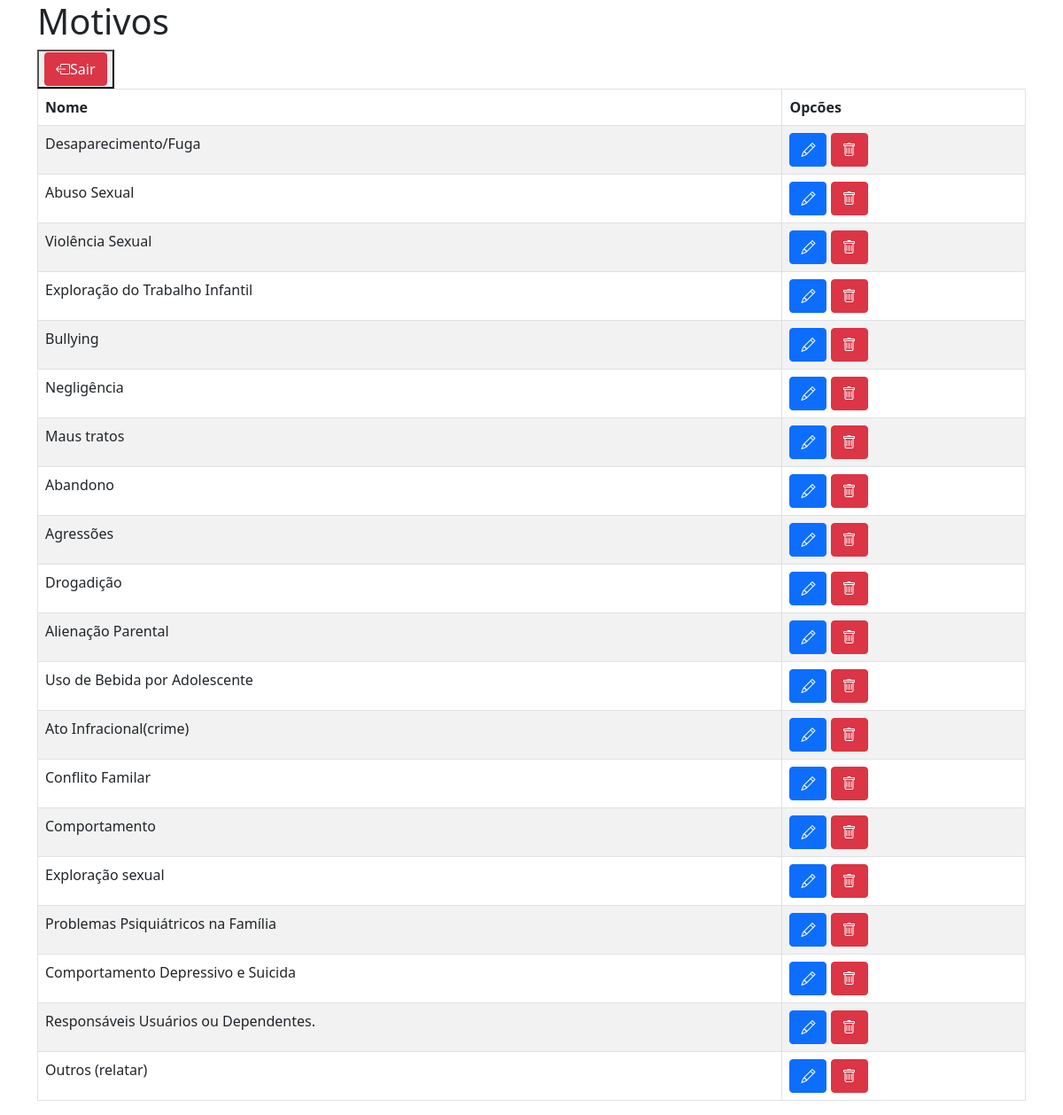
Screenshot of /cadastro_motivo/dashboard.php with the database file from the repository.
### tables this page shows
CREATE TABLE `motivo` (
  `id_motivo` int(11) NOT NULL,
  `nome` varchar(45) NOT NULL
);

### cadastro_motivo/dashboard.php (the view, shortened to what this page needs)
<!DOCTYPE html>
<html>
<head>
    <link rel="stylesheet" href="https://cdn.jsdelivr.net/npm/bootstrap@5.1.0/dist/css/bootstrap.min.css">
    <link rel="stylesheet" href="https://cdn.jsdelivr.net/npm/bootstrap-icons@1.10.5/font/bootstrap-icons.css">
</head>
<body>
    <div class="container">
        <h1>Motivos</h1>
                        <button><a href="/tcc/admin/index.php" class="bi bi-box-arrow-left btn btn-danger">Sair</a></button>
        <table class="table table-striped table-bordered table-group-divider">
            <thead>
                <tr>
                    <th>Nome</th>
                    <th>Opcões</th>
                </tr>
            </thead>
            <tbody>
                <?php
                $servername = "localhost";
                $username = "root";
                $password = "";
                $dbname = "mydb";
                $conn = new mysqli($servername, $username, $password, $dbname);
                $sql = "SELECT * FROM motivo";
                $result = $conn->query($sql);
                if ($result->num_rows > 0) {
                    while ($row = $result->fetch_assoc()) {
                        echo "<t>";
                        echo "<td>" . $row["nome"] . "</td>";
                        echo "<td>
                        <a class='btn btn-primary mr-5' type='submit' href='editar.php?id=" . $row["id_motivo"] . "''>
                        <i class='bi bi-pencil'></i>
                        </a>
                        <a class='btn btn-danger' href='excluir.php?id=" . $row["id_motivo"] . "''>
                        <i class='bi bi-trash'></i>
                        </a>
                        </td>";
                    }
                } else {
                    echo "<tr><td colspan='3'>Nenhum registro encontrado.</td></tr>";
                }
                ?>
            </tbody>
        </table>
    </div>
</body>
</html>
</body>
</html>

### rows the page displays
motivo: nome "Desaparecimento/Fuga"
motivo: nome "Abuso Sexual"
motivo: nome "Violência Sexual"
motivo: nome "Exploração do Trabalho Infantil"
motivo: nome "Bullying"
motivo: nome "Negligência"
motivo: nome "Maus tratos"
motivo: nome "Abandono"
motivo: nome "Agressões"
motivo: nome "Drogadição"
motivo: nome "Alienação Parental"
motivo: nome "Uso de Bebida por Adolescente"
motivo: nome "Ato Infracional(crime)"
motivo: nome "Conflito Familar"
motivo: nome "Comportamento"
motivo: nome "Exploração sexual"
motivo: nome "Problemas Psiquiátricos na Família"
motivo: nome "Comportamento Depressivo e Suicida"
motivo: nome "Responsáveis Usuários ou Dependentes."
motivo: nome "Outros (relatar)"
